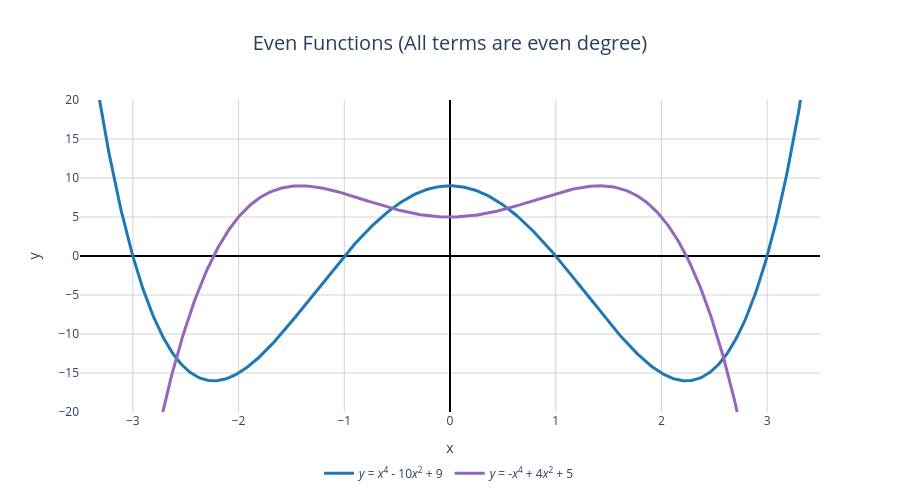

Write notebook code for a chart like this one.
### Markdown cell above
## 1. Even Functions (y-axis Symmetry)
Notice how the turning points (local maximums and minimums) are perfectly mirrored across the y-axis!

### Code cell
import numpy as np
import plotly.graph_objects as go

x = np.linspace(-3.5, 3.5, 500)

# ==========================================
# Complex Even Polynomials
# ==========================================
def even1(x): return x**4 - 10*x**2 + 9    # Roots at -3, -1, 1, 3
def even2(x): return -x**4 + 4*x**2 + 5    # M-shaped 

fig_even = go.Figure()
fig_even.add_trace(
    go.Scatter(x=x, y=even1(x), name='<i>y</i> = <i>x</i><sup>4</sup> - 10<i>x</i><sup>2</sup> + 9', line=dict(color='#1f77b4', width=3),
               hovertemplate='x: %{x:.2f}<br>y: %{y:.2f}<extra></extra>')
)
fig_even.add_trace(
    go.Scatter(x=x, y=even2(x), name='<i>y</i> = -<i>x</i><sup>4</sup> + 4<i>x</i><sup>2</sup> + 5', line=dict(color='#9467bd', width=3),
               hovertemplate='x: %{x:.2f}<br>y: %{y:.2f}<extra></extra>')
)

fig_even.update_layout(
    title_text="Even Functions (All terms are even degree)",
    title_x=0.5,
    title_font_size=20,
    plot_bgcolor='white',
    hovermode="x unified",
    width=900,
    height=500,
    legend=dict(yanchor="top", y=-0.15, xanchor="center", x=0.5, orientation="h")
)

fig_even.update_yaxes(range=[-20, 20])
fig_even.update_xaxes(showgrid=True, gridwidth=1, gridcolor='LightGray', zeroline=True, zerolinewidth=2, zerolinecolor='Black', title_text="x")
fig_even.update_yaxes(showgrid=True, gridwidth=1, gridcolor='LightGray', zeroline=True, zerolinewidth=2, zerolinecolor='Black', title_text="y")

fig_even.show()

### Figure 1 — Plotly figure (JSON) as saved in the notebook; plotly's stock layout.template omitted (floating-point values rounded to 4 significant figures; data arrays with more than 128 entries replaced by an {"elided": "..."} marker saying what was removed)
{"data": [{"hovertemplate": "x: %{x:.2f}<br>y: %{y:.2f}<extra></extra>", "line": {"color": "#1f77b4", "width": 3}, "name": "<i>y</i> = <i>x</i><sup>4</sup> - 10<i>x</i><sup>2</sup> + 9", "type": "scatter", "x": {"elided": "500 float values"}, "y": {"elided": "500 float values"}}, {"hovertemplate": "x: %{x:.2f}<br>y: %{y:.2f}<extra></extra>", "line": {"color": "#9467bd", "width": 3}, "name": "<i>y</i> = -<i>x</i><sup>4</sup> + 4<i>x</i><sup>2</sup> + 5", "type": "scatter", "x": {"elided": "500 float values"}, "y": {"elided": "500 float values"}}], "layout": {"height": 500, "hovermode": "x unified", "legend": {"orientation": "h", "x": 0.5, "xanchor": "center", "y": -0.15, "yanchor": "top"}, "plot_bgcolor": "white", "title": {"font": {"size": 20}, "text": "Even Functions (All terms are even degree)", "x": 0.5}, "width": 900, "xaxis": {"gridcolor": "LightGray", "gridwidth": 1, "showgrid": true, "title": {"text": "x"}, "zeroline": true, "zerolinecolor": "Black", "zerolinewidth": 2}, "yaxis": {"gridcolor": "LightGray", "gridwidth": 1, "range": [-20, 20], "showgrid": true, "title": {"text": "y"}, "zeroline": true, "zerolinecolor": "Black", "zerolinewidth": 2}}}
